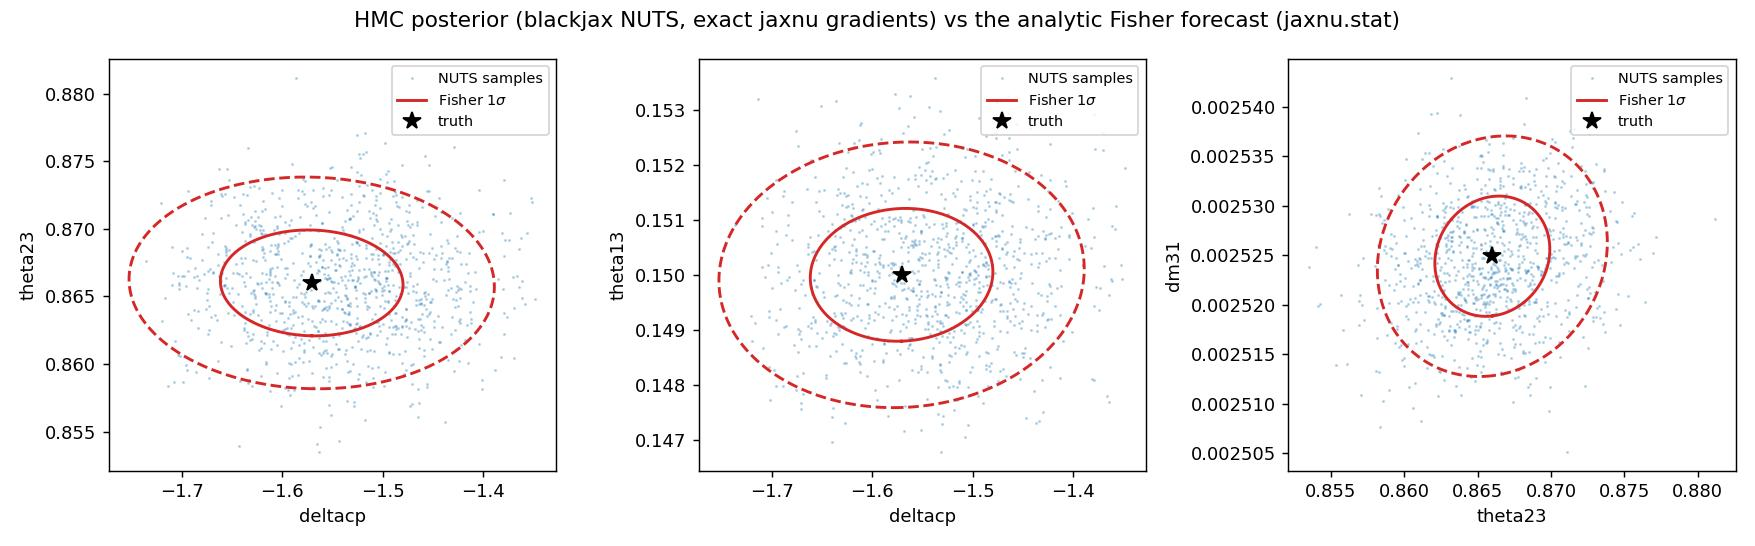

The script that saved this image:
"""Bayesian posterior of the oscillation parameters via HMC (NUTS/blackjax).

The payoff of a differentiable oscillation model: the log-posterior gradient is
exact and cheap, so Hamiltonian Monte Carlo explores the (theta23, theta13,
dm31, deltacp) posterior of a DUNE-like counting experiment directly — no
random-walk tuning, no finite differences.

Model: nu_e appearance + nu_mu disappearance spectra in nu and nubar beam modes
at the DUNE baseline (constant density), Asimov data at NuFIT-4.0-like truth
with deltacp = -pi/2, Poisson likelihood, Gaussian prior on theta13 (reactor).
The HMC posterior is compared against the analytic Fisher forecast from
``jaxnu.stat`` — the two must (and do) agree in the Gaussian regime.

Requires: pip install blackjax
"""

import sys
import time
from pathlib import Path

sys.path.insert(0, str(Path(__file__).resolve().parents[1]))

import matplotlib
matplotlib.use("Agg")
import matplotlib.pyplot as plt
import numpy as np
import jax
import jax.numpy as jnp
import blackjax

import jaxnu
from jaxnu import OscParams, Flavor, probability_constant, stat

# --- DUNE-like counting model ------------------------------------------------
E = jnp.linspace(0.75, 6.0, 40)
FLUX = 4e3 * E**2 * jnp.exp(-E / 1.0)          # numu flux x xsec template
L, RHO = 1300.0, 2.8

TRUTH = dict(theta23=0.866, theta13=0.150, dm31=2.451e-3 + 7.39e-5,
             deltacp=-np.pi / 2)
TH13_PRIOR = 0.150 * 0.015                      # reactor constraint (1.5%)


def params_of(theta23, theta13, dm31, deltacp):
    return OscParams(theta12=jnp.asarray(0.5903), theta13=theta13,
                     theta23=theta23, deltacp=deltacp,
                     dm21=jnp.asarray(7.39e-5), dm31=dm31)


def model(p):
    out = {}
    for anti, w in ((False, 1.0), (True, 0.5)):
        Pme = probability_constant(p, E, L, density=RHO, anti=anti,
                                   flavor_in=Flavor.MU, flavor_out=Flavor.E)
        Pmm = probability_constant(p, E, L, density=RHO, anti=anti,
                                   flavor_in=Flavor.MU, flavor_out=Flavor.MU)
        out[f"app_{int(anti)}"] = w * FLUX * Pme
        out[f"dis_{int(anti)}"] = 0.3 * w * FLUX * Pmm
    return out


DATA = model(params_of(**{k: jnp.asarray(v) for k, v in TRUTH.items()}))
print("Asimov event totals:", {k: round(float(v.sum())) for k, v in DATA.items()})


def logpost(x):
    th23, th13, dm31, dcp = x
    mu = model(params_of(th23, th13, dm31, dcp))
    ll = 0.0
    for k, m in mu.items():
        m = jnp.clip(m, 1e-9, None)
        ll = ll + jnp.sum(DATA[k] * jnp.log(m) - m)
    ll = ll - 0.5 * ((th13 - TRUTH["theta13"]) / TH13_PRIOR) ** 2
    return ll


# --- NUTS via blackjax -------------------------------------------------------
x0 = jnp.asarray([TRUTH["theta23"], TRUTH["theta13"], TRUTH["dm31"],
                  TRUTH["deltacp"]])
rng = jax.random.PRNGKey(0)
t0 = time.time()
warm = blackjax.window_adaptation(blackjax.nuts, logpost)
(state, tuned), _ = warm.run(rng, x0, num_steps=500)
kernel = blackjax.nuts(logpost, **tuned).step

@jax.jit
def step(carry, key):
    st, = carry
    st, info = kernel(key, st)
    return (st,), st.position

keys = jax.random.split(jax.random.PRNGKey(1), 3000)
(_, ), samples = jax.lax.scan(step, (state,), keys)
samples = np.asarray(samples)
print(f"NUTS: 500 warmup + 3000 samples in {time.time()-t0:.0f}s")

# --- Fisher forecast for comparison -----------------------------------------
p0 = params_of(**{k: jnp.asarray(v) for k, v in TRUTH.items()})
F = stat.fisher_matrix(model, p0).with_prior("theta13", TH13_PRIOR)
F = F.fixed("theta12", "dm21")               # fixed in the sampling too
names = ["theta23", "theta13", "dm31", "deltacp"]
fisher_sig = {n: F.sigma(n) for n in names}
mcmc_sig = {n: samples[:, i].std() for i, n in enumerate(names)}
print(f"{'param':10s} {'Fisher':>12s} {'HMC':>12s}")
for n in names:
    print(f"{n:10s} {fisher_sig[n]:12.3e} {mcmc_sig[n]:12.3e}")

# --- plot --------------------------------------------------------------------
def ellipse(ax, cov, mean, n_sig, **kw):
    th = np.linspace(0, 2 * np.pi, 200)
    vals, vecs = np.linalg.eigh(np.asarray(cov))
    xy = (vecs * np.sqrt(np.maximum(vals, 0)) * n_sig) @ np.vstack(
        [np.cos(th), np.sin(th)])
    ax.plot(mean[0] + xy[0], mean[1] + xy[1], **kw)

pairs = [("deltacp", "theta23"), ("deltacp", "theta13"), ("theta23", "dm31")]
fig, axs = plt.subplots(1, 3, figsize=(13.5, 4.2), dpi=130)
for ax, (a, b) in zip(axs, pairs):
    ia, ib = names.index(a), names.index(b)
    ax.plot(samples[::3, ia], samples[::3, ib], ".", ms=1.5, alpha=0.25,
            color="C0", label="NUTS samples")
    cov = F.submatrix(a, b)
    mean = (TRUTH[a], TRUTH[b])
    for ns, ls in ((1, "-"), (2, "--")):
        ellipse(ax, cov, mean, ns, color="C3", lw=1.6, ls=ls,
                label=f"Fisher {ns}$\\sigma$" if ns == 1 else None)
    ax.plot(*mean, "k*", ms=10, label="truth")
    ax.set_xlabel(a); ax.set_ylabel(b)
    ax.legend(fontsize=8, loc="upper right")
fig.suptitle("HMC posterior (blackjax NUTS, exact jaxnu gradients) vs the "
             "analytic Fisher forecast (jaxnu.stat)", fontsize=12)
fig.tight_layout()
out = Path(__file__).resolve().parent / "hmc_posterior.jpg"
fig.savefig(out)
print("saved", out)
